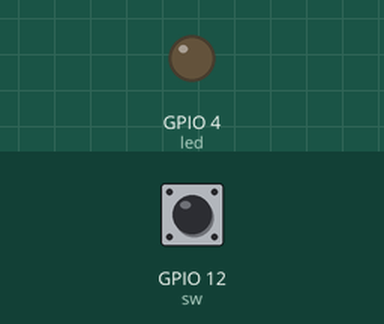
This program was run on a simulated ESP8266 board running MicroPython. Parts: output pins drawn as LEDs (lit = HIGH). The inputs (shaded band) are chosen by the test bench; at power-on: GPIO 12 (sw) HIGH.

Above: at 1.2 s.
1.3 s: GPIO 12 (sw) pulled LOW for 0.15 s
At 2.5 s:
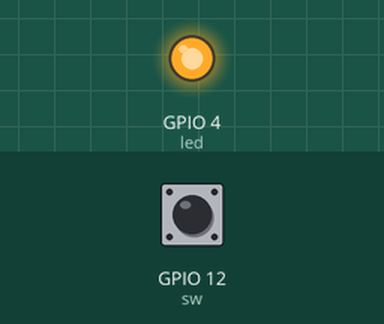
2.9 s: GPIO 12 (sw) pulled LOW for 1 s
At 4.0 s:
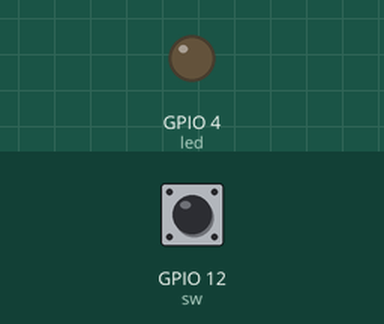
5.4 s: GPIO 12 (sw) pulled LOW for 3.2 s
At 5.9 s:
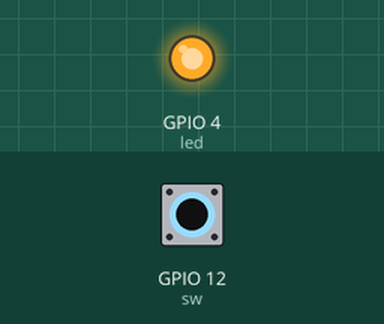
Timing chart, 0 to 8.4 s (numbered marks = the images above; inputs shaded):
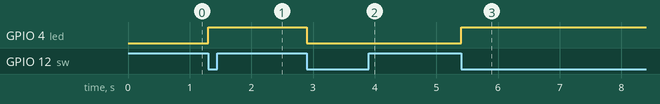

Measured:
- after the input at 1.3 s, GPIO 4 (led): LOW → HIGH at once
- after the input at 2.9 s, GPIO 4 (led): HIGH → LOW at once
- after the input at 5.4 s, GPIO 4 (led): LOW → HIGH at once

The program:

Interrupt.py
```python
import machine

led = machine.Pin(4, machine.Pin.OUT)
sw = machine.Pin(12, machine.Pin.IN, machine.Pin.PULL_UP)

def blink(pin):
    led.value(not led.value())

sw.irq(trigger=machine.Pin.IRQ_FALLING, handler=blink)
```
